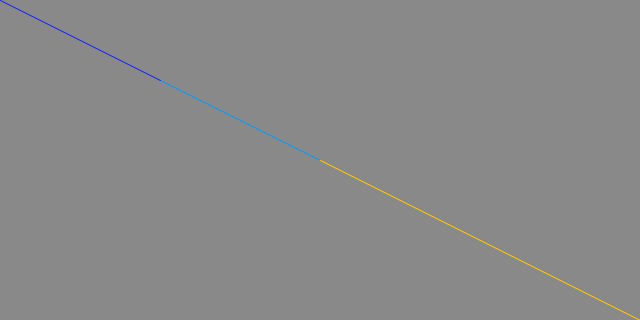
Frame 1 (no input)
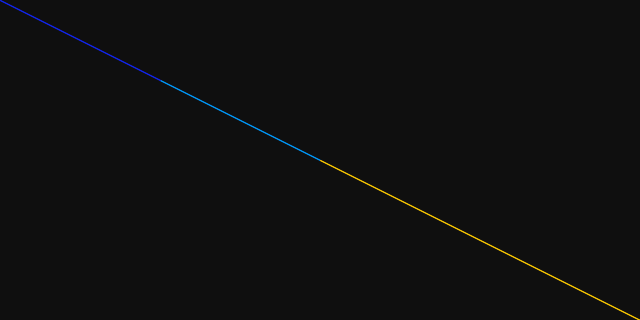
Frame 60 (the mouse pressed at the canvas centre just before this capture)
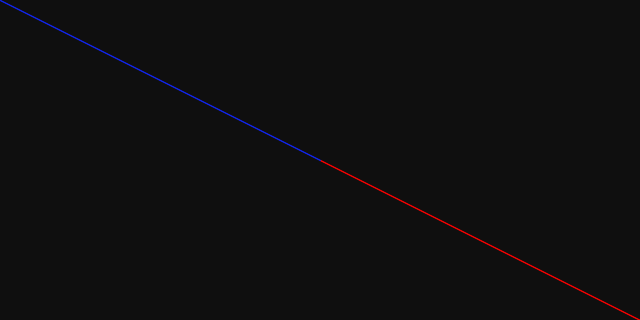
Frame 120 (the mouse held since frame 60 and released just before this capture)

The Processing sketch that drew these frames (run headless with seeded random() and noise(); from frame 60 on, the mouse is pressed at the canvas centre):

// Processing sketch: sketch_6_vectorMultiplying
// ── sketch_6_vectorMultiplying.pde
void setup() {
  size(640,320);
}

void draw() {

  PVector mouse = new PVector(mouseX, mouseY);
  PVector center = new PVector(width/2, height/2);
  
  fill(15,90);
  noStroke();
  rect(0,0,width,height);
  
  mouse.sub(center);
  mouse.mult(0.5);
  
  
  
  // 把原点移动到指定坐标
  translate(width/2,height/2); 
  stroke(#009BFF);
  line(0,0,mouse.x, mouse.y);
  stroke(#FF0000);
  line(0,0,mouseX, mouseY);
  stroke(#FFCD00);
  line(width/2,height/2,mouseX, mouseY);
  stroke(#1125F2);
  line(-width/2,-height/2,mouse.x, mouse.y);
}
